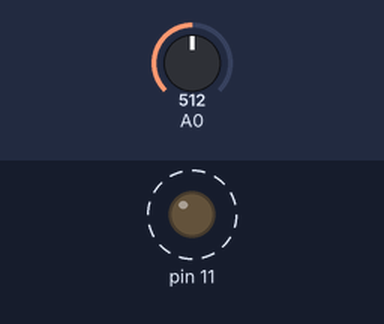
A sketch run on a simulated Arduino Uno, built with avr-gcc and run on an emulated ATmega328P. On the bench: output pins drawn as LEDs (lit = HIGH). Dashed ring = blinking. The test bench sets the inputs (shaded band); at power-on: A0 = 512.

Above: at 1.8 s.
1.9 s: A0 set to 0
At 2.9 s:
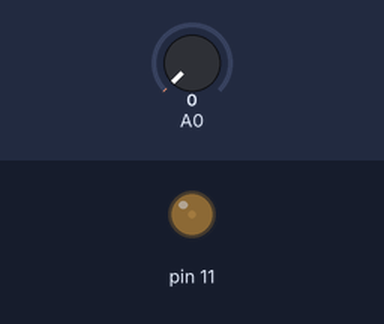
3.6 s: A0 set to 122
At 3.9 s:
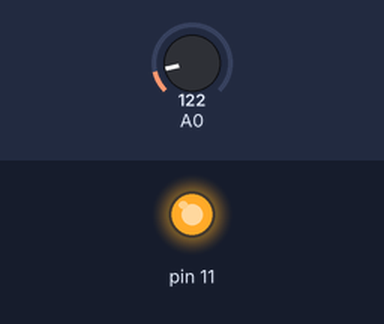
Timing chart, 0 to 13.1 s (numbered marks = the images above; inputs shaded):
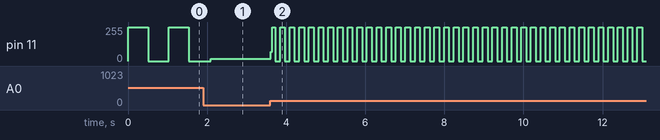

Measured:
- after the input at 3.6 s, pin 11: 18/255 → 69/255 at once, then moves between 0/255 and 255/255, repeating every 0.24 s
- by itself, pin 11: alternates 255/255 for 0.51 s and 0/255 for 0.51 s

The sketch:

pushbutton.cpp.ino
```cpp
int potval=0;

void setup()
{
  pinMode(11, OUTPUT);
  pinMode(A0, INPUT);
}

void loop()
{
  potval=analogRead(A0);
  digitalWrite(11, HIGH);
  delay(potval);
  digitalWrite(11, LOW);
  delay(potval);
}
```
